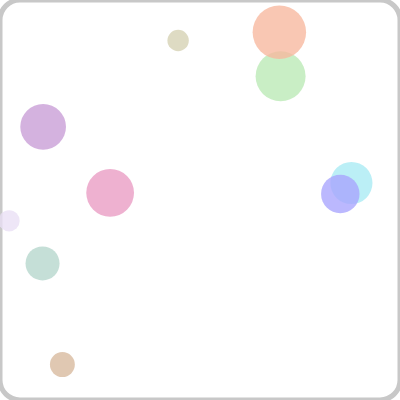
Frame 1 (no input)
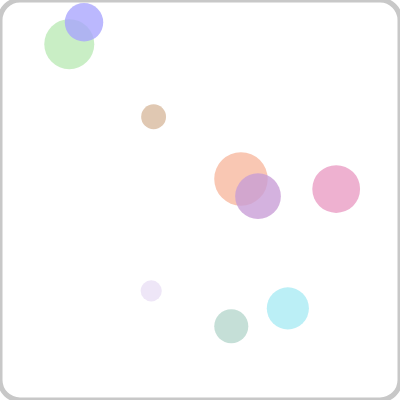
Frame 60 (no input)
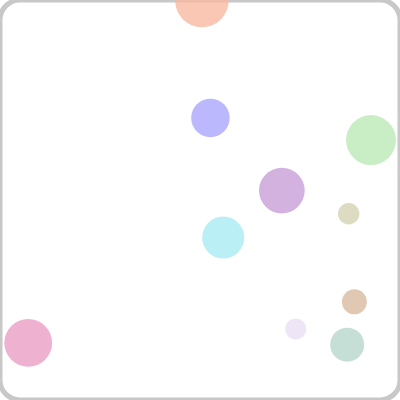
Frame 120 (the mouse pressed at the canvas centre since frame 60)

The p5.js sketch that drew these frames (run headless with seeded random() and noise() and a simulated clock; from frame 60 on, the mouse is pressed at the canvas centre):

// p5.js sketch
// ── sketch.js
// Chris Lawrie | April 15th 2024
// Multiple balls bouncing around a box with gravity!

let balls = [];

function setup() {
  createCanvas(400, 400);

  for (let i = 0; i < 10; i++) {
    let x = random(width);
    let y = random(height);
    let radius = random(10, 30);
    let fill_colour = color(
      random(150, 255),
      random(150, 255),
      random(150, 255),
      200
    );
    balls.push(new Ball(x, y, fill_colour, radius, width, height));
  }
}

function draw() {
  background(255);

  fill(255);
  stroke(200);
  strokeWeight(5);
  square(0, 0, width, 20);

  for (let i = 0; i < balls.length; i++) {
    balls[i].update();
    balls[i].display();
  }
}

// ── ball.js
class Ball {
  constructor(x, y, fill_colour, radius, width, height) {
    this.radius = radius;
    this.fill_colour = fill_colour;
    this.position_x = x;
    this.position_y = y;
    this.velocity_x = random(-10, 10);
    this.velocity_y = random(-10, 10);
    this.width = width;
    this.height = height;
  }

  update() {
    this.position_x += this.velocity_x;
    this.position_y += this.velocity_y;
    this.velocity_y += 0.2;
    if (
      this.position_x + this.radius >= this.width ||
      this.position_x - this.radius <= 0
    ) {
      this.velocity_x *= -0.98;
    }
    if (this.position_y + this.radius >= this.height) {
      this.velocity_y *= -0.98;
    }
  }

  display() {
    fill(this.fill_colour);
    stroke(this.fill_colour);
    strokeWeight(0);
    ellipse(this.position_x, this.position_y, this.radius * 2);
  }
}
